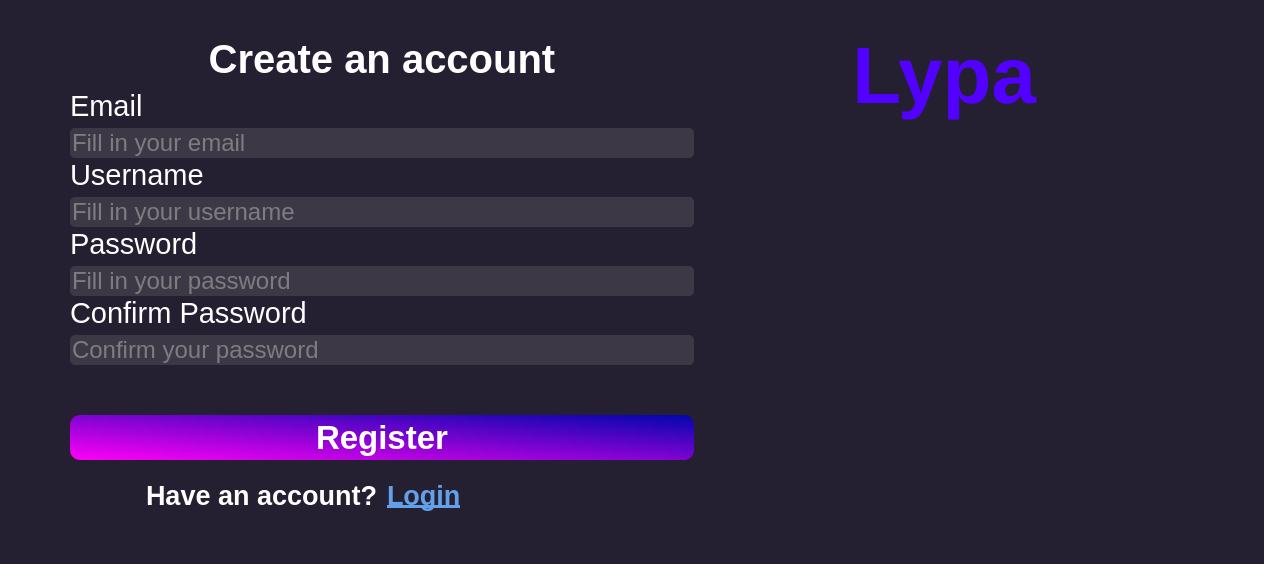
<?xml version="1.0" encoding="UTF-8"?>
<ui version="4.0">
 <class>login</class>
 <widget class="QWidget" name="login">
  <property name="geometry">
   <rect>
    <x>0</x>
    <y>0</y>
    <width>1264</width>
    <height>564</height>
   </rect>
  </property>
  <property name="windowTitle">
   <string>Form</string>
  </property>
  <property name="styleSheet">
   <string notr="true">background-color: rgb(36, 31, 49);
</string>
  </property>
  <layout class="QHBoxLayout" name="layout" stretch="1,2">
   <property name="spacing">
    <number>0</number>
   </property>
   <property name="leftMargin">
    <number>70</number>
   </property>
   <property name="topMargin">
    <number>30</number>
   </property>
   <property name="rightMargin">
    <number>70</number>
   </property>
   <property name="bottomMargin">
    <number>30</number>
   </property>
   <item>
    <layout class="QVBoxLayout" name="info" stretch="1,5,2">
     <property name="spacing">
      <number>0</number>
     </property>
     <item>
      <widget class="QLabel" name="label">
       <property name="font">
        <font>
         <pointsize>15</pointsize>
        </font>
       </property>
       <property name="styleSheet">
        <string notr="true">color: rgb(255, 255, 255);</string>
       </property>
       <property name="text">
        <string>&lt;html&gt;&lt;head/&gt;&lt;body&gt;&lt;h1 align=&quot;center&quot; style=&quot; margin-top:18px; margin-bottom:12px; margin-left:0px; margin-right:0px; -qt-block-indent:0; text-indent:0px;&quot;&gt;&lt;span style=&quot; font-size:10pt; font-weight:600;&quot;&gt;Create an account&lt;/span&gt;&lt;/h1&gt;&lt;/body&gt;&lt;/html&gt;</string>
       </property>
      </widget>
     </item>
     <item>
      <layout class="QVBoxLayout" name="login_details_3" stretch="1,1,1,1">
       <property name="spacing">
        <number>0</number>
       </property>
       <property name="topMargin">
        <number>0</number>
       </property>
       <property name="bottomMargin">
        <number>50</number>
       </property>
       <item>
        <layout class="QVBoxLayout" name="email_layout" stretch="0,2">
         <property name="spacing">
          <number>5</number>
         </property>
         <item>
          <widget class="QLabel" name="email">
           <property name="sizePolicy">
            <sizepolicy hsizetype="Preferred" vsizetype="Preferred">
             <horstretch>0</horstretch>
             <verstretch>0</verstretch>
            </sizepolicy>
           </property>
           <property name="font">
            <font>
             <pointsize>22</pointsize>
            </font>
           </property>
           <property name="styleSheet">
            <string notr="true">color: rgb(255, 255, 255);</string>
           </property>
           <property name="text">
            <string>Email</string>
           </property>
           <property name="alignment">
            <set>Qt::AlignBottom|Qt::AlignLeading|Qt::AlignLeft</set>
           </property>
          </widget>
         </item>
         <item>
          <widget class="QLineEdit" name="email_box">
           <property name="sizePolicy">
            <sizepolicy hsizetype="Expanding" vsizetype="Maximum">
             <horstretch>0</horstretch>
             <verstretch>0</verstretch>
            </sizepolicy>
           </property>
           <property name="maximumSize">
            <size>
             <width>16777215</width>
             <height>60</height>
            </size>
           </property>
           <property name="font">
            <font>
             <pointsize>18</pointsize>
            </font>
           </property>
           <property name="contextMenuPolicy">
            <enum>Qt::PreventContextMenu</enum>
           </property>
           <property name="styleSheet">
            <string notr="true">background-color: rgb(61, 56, 70);
border-radius: 5px;
color: rgb(192, 191, 188);
selection-color: rgb(222, 221, 218);</string>
           </property>
           <property name="text">
            <string/>
           </property>
           <property name="placeholderText">
            <string>Fill in your email</string>
           </property>
          </widget>
         </item>
        </layout>
       </item>
       <item>
        <layout class="QVBoxLayout" name="username_layout_3" stretch="1,2">
         <property name="spacing">
          <number>5</number>
         </property>
         <item>
          <widget class="QLabel" name="username_5">
           <property name="font">
            <font>
             <pointsize>22</pointsize>
            </font>
           </property>
           <property name="styleSheet">
            <string notr="true">color: rgb(255, 255, 255);</string>
           </property>
           <property name="text">
            <string>Username</string>
           </property>
           <property name="alignment">
            <set>Qt::AlignBottom|Qt::AlignLeading|Qt::AlignLeft</set>
           </property>
          </widget>
         </item>
         <item>
          <widget class="QLineEdit" name="username_box_5">
           <property name="sizePolicy">
            <sizepolicy hsizetype="Expanding" vsizetype="Maximum">
             <horstretch>0</horstretch>
             <verstretch>0</verstretch>
            </sizepolicy>
           </property>
           <property name="maximumSize">
            <size>
             <width>16777215</width>
             <height>60</height>
            </size>
           </property>
           <property name="font">
            <font>
             <pointsize>18</pointsize>
            </font>
           </property>
           <property name="contextMenuPolicy">
            <enum>Qt::PreventContextMenu</enum>
           </property>
           <property name="styleSheet">
            <string notr="true">background-color: rgb(61, 56, 70);
border-radius: 5px;
color: rgb(192, 191, 188);
selection-color: rgb(222, 221, 218);</string>
           </property>
           <property name="text">
            <string/>
           </property>
           <property name="placeholderText">
            <string>Fill in your username</string>
           </property>
          </widget>
         </item>
        </layout>
       </item>
       <item>
        <layout class="QVBoxLayout" name="password_layout_3" stretch="1,2">
         <property name="spacing">
          <number>5</number>
         </property>
         <item>
          <widget class="QLabel" name="password">
           <property name="font">
            <font>
             <pointsize>22</pointsize>
            </font>
           </property>
           <property name="styleSheet">
            <string notr="true">color: rgb(255, 255, 255);</string>
           </property>
           <property name="text">
            <string>Password</string>
           </property>
           <property name="alignment">
            <set>Qt::AlignBottom|Qt::AlignLeading|Qt::AlignLeft</set>
           </property>
          </widget>
         </item>
         <item>
          <widget class="QLineEdit" name="password_box">
           <property name="sizePolicy">
            <sizepolicy hsizetype="Expanding" vsizetype="Maximum">
             <horstretch>0</horstretch>
             <verstretch>0</verstretch>
            </sizepolicy>
           </property>
           <property name="maximumSize">
            <size>
             <width>16777215</width>
             <height>60</height>
            </size>
           </property>
           <property name="font">
            <font>
             <pointsize>18</pointsize>
            </font>
           </property>
           <property name="contextMenuPolicy">
            <enum>Qt::PreventContextMenu</enum>
           </property>
           <property name="styleSheet">
            <string notr="true">background-color: rgb(61, 56, 70);
border-radius: 5px;
color: rgb(192, 191, 188);
selection-color: rgb(222, 221, 218);</string>
           </property>
           <property name="text">
            <string/>
           </property>
           <property name="echoMode">
            <enum>QLineEdit::Password</enum>
           </property>
           <property name="placeholderText">
            <string>Fill in your password</string>
           </property>
          </widget>
         </item>
        </layout>
       </item>
       <item>
        <layout class="QVBoxLayout" name="password_layout_4" stretch="0,2">
         <property name="spacing">
          <number>5</number>
         </property>
         <item>
          <widget class="QLabel" name="confirm_password">
           <property name="font">
            <font>
             <pointsize>22</pointsize>
            </font>
           </property>
           <property name="styleSheet">
            <string notr="true">color: rgb(255, 255, 255);</string>
           </property>
           <property name="text">
            <string>Confirm Password</string>
           </property>
           <property name="alignment">
            <set>Qt::AlignBottom|Qt::AlignLeading|Qt::AlignLeft</set>
           </property>
          </widget>
         </item>
         <item>
          <widget class="QLineEdit" name="confirm_password_box">
           <property name="sizePolicy">
            <sizepolicy hsizetype="Expanding" vsizetype="Maximum">
             <horstretch>0</horstretch>
             <verstretch>0</verstretch>
            </sizepolicy>
           </property>
           <property name="maximumSize">
            <size>
             <width>16777215</width>
             <height>60</height>
            </size>
           </property>
           <property name="font">
            <font>
             <pointsize>18</pointsize>
            </font>
           </property>
           <property name="contextMenuPolicy">
            <enum>Qt::PreventContextMenu</enum>
           </property>
           <property name="styleSheet">
            <string notr="true">background-color: rgb(61, 56, 70);
border-radius: 5px;
color: rgb(192, 191, 188);
selection-color: rgb(222, 221, 218);</string>
           </property>
           <property name="text">
            <string/>
           </property>
           <property name="echoMode">
            <enum>QLineEdit::Password</enum>
           </property>
           <property name="placeholderText">
            <string>Confirm your password</string>
           </property>
          </widget>
         </item>
        </layout>
       </item>
      </layout>
     </item>
     <item>
      <layout class="QVBoxLayout" name="bottom" stretch="1,1">
       <property name="spacing">
        <number>20</number>
       </property>
       <property name="bottomMargin">
        <number>10</number>
       </property>
       <item>
        <widget class="QPushButton" name="reg_button">
         <property name="sizePolicy">
          <sizepolicy hsizetype="Preferred" vsizetype="Maximum">
           <horstretch>0</horstretch>
           <verstretch>0</verstretch>
          </sizepolicy>
         </property>
         <property name="minimumSize">
          <size>
           <width>200</width>
           <height>0</height>
          </size>
         </property>
         <property name="maximumSize">
          <size>
           <width>16777215</width>
           <height>60</height>
          </size>
         </property>
         <property name="font">
          <font>
           <pointsize>25</pointsize>
           <weight>75</weight>
           <bold>true</bold>
          </font>
         </property>
         <property name="cursor">
          <cursorShape>PointingHandCursor</cursorShape>
         </property>
         <property name="styleSheet">
          <string notr="true">background-color: qlineargradient(spread:pad, x1:0, y1:1, x2:1, y2:0, stop:0 rgba(255, 0, 246, 255), stop:1 rgba(0, 6, 173, 255));
color: rgb(255, 255, 255);
border-radius: 10px;</string>
         </property>
         <property name="text">
          <string>Register</string>
         </property>
        </widget>
       </item>
       <item>
        <layout class="QHBoxLayout" name="register_part" stretch="1,1">
         <property name="spacing">
          <number>10</number>
         </property>
         <item>
          <widget class="QLabel" name="login_label">
           <property name="font">
            <font>
             <pointsize>20</pointsize>
            </font>
           </property>
           <property name="styleSheet">
            <string notr="true">color: rgb(255, 255, 255);</string>
           </property>
           <property name="text">
            <string>&lt;html&gt;&lt;head/&gt;&lt;body&gt;&lt;h4 align=&quot;right&quot; style=&quot; margin-top:12px; margin-bottom:12px; margin-left:0px; margin-right:0px; -qt-block-indent:0; text-indent:0px;&quot;&gt;&lt;span style=&quot; font-size:medium; font-weight:600;&quot;&gt;Have an account?&lt;/span&gt;&lt;/h4&gt;&lt;/body&gt;&lt;/html&gt;</string>
           </property>
           <property name="alignment">
            <set>Qt::AlignLeading|Qt::AlignLeft|Qt::AlignTop</set>
           </property>
          </widget>
         </item>
         <item>
          <widget class="QLabel" name="login_button">
           <property name="font">
            <font>
             <pointsize>20</pointsize>
             <underline>true</underline>
            </font>
           </property>
           <property name="cursor">
            <cursorShape>PointingHandCursor</cursorShape>
           </property>
           <property name="styleSheet">
            <string notr="true">color: rgb(98, 160, 234);</string>
           </property>
           <property name="text">
            <string>&lt;html&gt;&lt;head/&gt;&lt;body&gt;&lt;h4 style=&quot; margin-top:12px; margin-bottom:12px; margin-left:0px; margin-right:0px; -qt-block-indent:0; text-indent:0px;&quot;&gt;&lt;span style=&quot; font-size:medium; font-weight:600;&quot;&gt;Login&lt;/span&gt;&lt;/h4&gt;&lt;/body&gt;&lt;/html&gt;</string>
           </property>
           <property name="alignment">
            <set>Qt::AlignLeading|Qt::AlignLeft|Qt::AlignTop</set>
           </property>
          </widget>
         </item>
        </layout>
       </item>
      </layout>
     </item>
    </layout>
   </item>
   <item>
    <layout class="QVBoxLayout" name="title" stretch="1,5">
     <property name="spacing">
      <number>0</number>
     </property>
     <item>
      <widget class="QLabel" name="title_text">
       <property name="font">
        <font>
         <pointsize>30</pointsize>
         <weight>50</weight>
         <bold>false</bold>
        </font>
       </property>
       <property name="styleSheet">
        <string notr="true">color: rgb(82, 0, 255);</string>
       </property>
       <property name="text">
        <string>&lt;html&gt;&lt;head/&gt;&lt;body&gt;&lt;h1 align=&quot;center&quot; style=&quot; margin-top:18px; margin-bottom:12px; margin-left:0px; margin-right:0px; -qt-block-indent:0; text-indent:0px;&quot;&gt;&lt;span style=&quot; font-size:14pt; font-weight:600;&quot;&gt;Lypa&lt;/span&gt;&lt;/h1&gt;&lt;/body&gt;&lt;/html&gt;</string>
       </property>
       <property name="alignment">
        <set>Qt::AlignBottom|Qt::AlignLeading|Qt::AlignLeft</set>
       </property>
      </widget>
     </item>
     <item>
      <layout class="QHBoxLayout" name="logo_aligner">
       <item>
        <widget class="QLabel" name="logo">
         <property name="sizePolicy">
          <sizepolicy hsizetype="Expanding" vsizetype="Expanding">
           <horstretch>0</horstretch>
           <verstretch>0</verstretch>
          </sizepolicy>
         </property>
         <property name="minimumSize">
          <size>
           <width>200</width>
           <height>200</height>
          </size>
         </property>
         <property name="maximumSize">
          <size>
           <width>500</width>
           <height>500</height>
          </size>
         </property>
         <property name="text">
          <string/>
         </property>
         <property name="pixmap">
          <pixmap>../lypa.png</pixmap>
         </property>
         <property name="scaledContents">
          <bool>true</bool>
         </property>
         <property name="alignment">
          <set>Qt::AlignCenter</set>
         </property>
        </widget>
       </item>
      </layout>
     </item>
    </layout>
   </item>
  </layout>
 </widget>
 <resources/>
 <connections/>
</ui>
